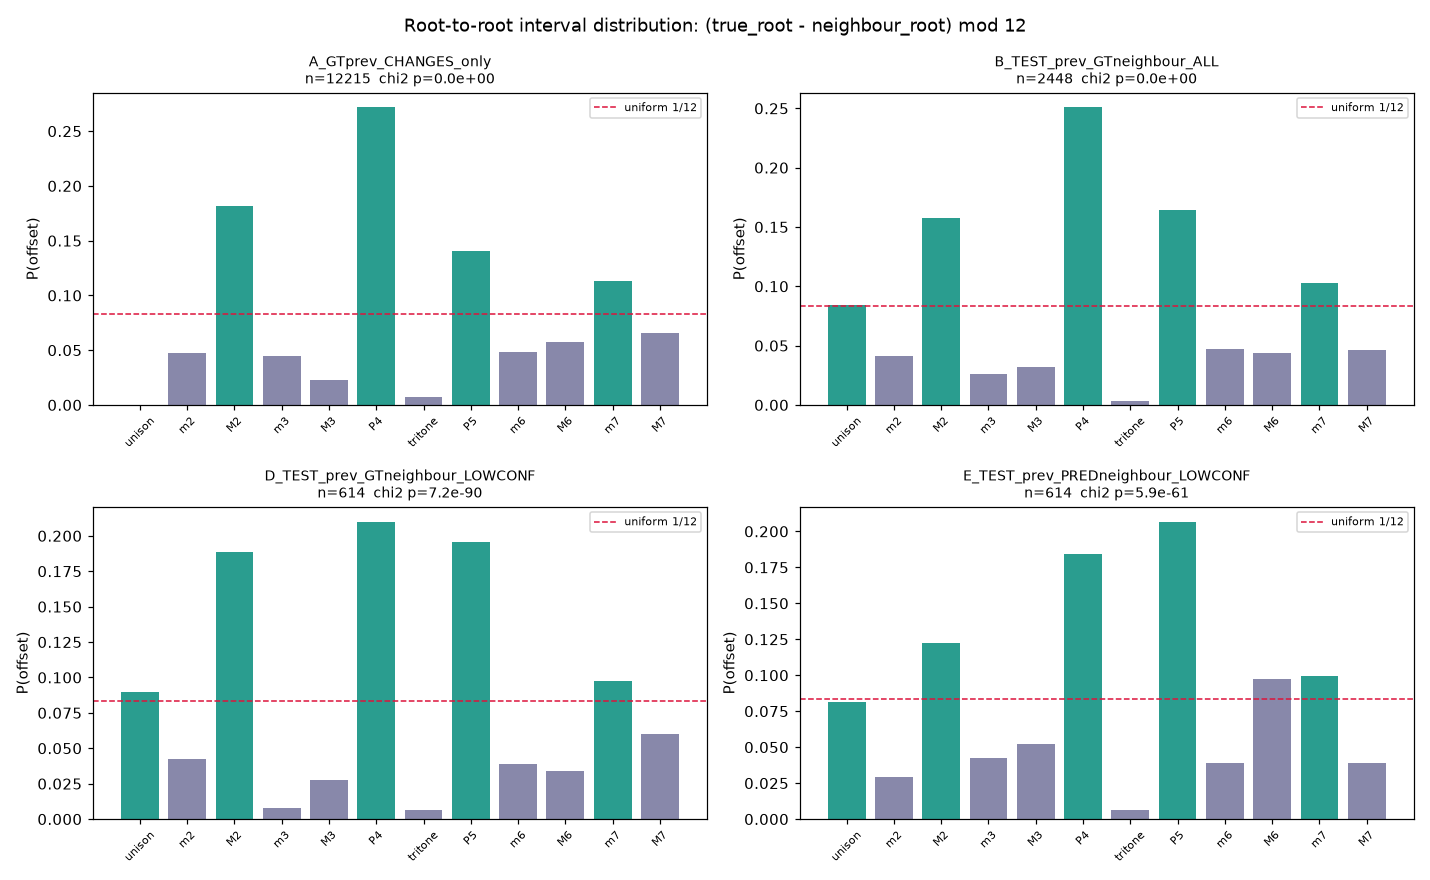

Generate this figure with Python:
"""Premise check (correct version): is root-to-root motion non-uniform?

The prior probe measured only "true root == a neighbour's PREDICTED root"
(31%) -> an IDENTITY test that by construction cannot see voice-leading
(bass rarely repeats pitch). Correct test: the empirical distribution of
(true_root - neighbour_root) mod 12 vs a uniform null over 12 offsets.

Computes for previous & next neighbour, using both GT roots and the root
model's PREDICTED roots, on (a) the full EXACT-match test population and
(b) the bottom-25% calibrated-confidence low-conf subset (same split as
scripts/calibration_root_gate_probe.py).

Read-only. Writes a JSON + a histogram plot.
"""
from __future__ import annotations
import json, sys
from pathlib import Path
import numpy as np
import torch, torch.nn as nn
from scipy.stats import chisquare

REPO = Path(__file__).resolve().parent.parent
sys.path.insert(0, str(REPO)); sys.path.insert(0, str(REPO / "scripts"))
from harmonia.data.corpus_schema import MatchQuality, filter_by_match

CKPT = REPO / "data/models/_eval_only_rwc_bp48_fixed_root_2026_07_16.pt"
CORPUS = REPO / "data/cache/rwc/rwc_bp48_fixed.npz"

# music-theory prior ranking of |offset| by expected frequency (semitones)
THEORY_ORDER = [0, 5, 7, 2, 10, 3, 9, 4, 8, 1, 11, 6]
NAMES = {0:"unison",1:"m2",2:"M2",3:"m3",4:"M3",5:"P4",6:"tritone",
         7:"P5",8:"m6",9:"M6",10:"m7",11:"M7"}


def make_mlp(in_dim, n):
    return nn.Sequential(
        nn.Linear(in_dim, 128), nn.LayerNorm(128), nn.GELU(), nn.Dropout(0.3),
        nn.Linear(128, 64), nn.LayerNorm(64), nn.GELU(), nn.Dropout(0.3),
        nn.Linear(64, n))


def hist12(offsets):
    h = np.bincount(np.asarray(offsets) % 12, minlength=12).astype(float)
    return h


def report(name, offsets, out):
    h = hist12(offsets)
    n = h.sum()
    p = h / n
    chi, pval = chisquare(h)  # vs uniform expectation n/12
    # top-3 offsets by empirical mass
    order = np.argsort(-h)
    top = [(int(o), NAMES[int(o)], float(p[int(o)])) for o in order[:4]]
    print(f"\n=== {name}  (n={int(n)}) ===")
    print(f"  chi-square vs uniform: chi2={chi:.1f}  p={pval:.2e}  "
          f"({'NON-UNIFORM' if pval < 1e-3 else 'uniform-ish'})")
    print("  offset(semi)  name     count    frac    (uniform=%.3f)" % (1/12))
    for o in THEORY_ORDER:
        bar = "#" * int(round(p[o] * 120))
        print(f"   {o:2d}  {NAMES[o]:8s} {int(h[o]):6d}  {p[o]:.3f}  {bar}")
    print(f"  top offsets: {top}")
    # fraction on the 4 dominant harmonic intervals (P4/P5/M2/m7 = fifth-related + step)
    frac_fifths = float(p[5] + p[7])
    frac_steps = float(p[1] + p[2] + p[10] + p[11])
    frac_thirds = float(p[3] + p[4] + p[8] + p[9])
    print(f"  frac P4|P5={frac_fifths:.3f}  steps(m2/M2/m7/M7)={frac_steps:.3f}  "
          f"thirds(m3/M3/m6/M6)={frac_thirds:.3f}  unison={p[0]:.3f}")
    out[name] = {"hist": h.tolist(), "frac": p.tolist(), "chi2": float(chi),
                 "pval": float(pval), "n": int(n),
                 "frac_fifths": frac_fifths, "frac_steps": frac_steps,
                 "frac_thirds": frac_thirds, "frac_unison": float(p[0]),
                 "top": top}
    return h


def main():
    d = torch.load(CKPT, map_location="cpu", weights_only=False)
    c = np.load(CORPUS, allow_pickle=True)
    keep = filter_by_match(c["match"], minimum=MatchQuality.EXACT)
    X = c["feat48_abs"].astype(np.float32)[keep]
    root = c["root"].astype(int)[keep]
    sid = c["song_id"][keep]; t0 = c["t0"][keep]
    test_songs = set(d["test_songs"])
    test_mask = np.isin(sid, list(test_songs))
    train_mask = ~test_mask

    model = make_mlp(48, 12); model.load_state_dict(d["root_model_state"]); model.eval()
    mean = d["root_mean"]; std = d["root_std"]
    with torch.no_grad():
        logits = model(torch.tensor(((X - mean) / std).astype(np.float32))).numpy()
    z = logits - logits.max(1, keepdims=True); e = np.exp(z); post = e / e.sum(1, keepdims=True)
    pred = post.argmax(1); conf = post.max(1)

    out = {}

    # ---- (0) CORPUS-WIDE GT->GT motion over adjacent chord CHANGES (all songs) ----
    prev_off_all, next_off_all = [], []
    prev_off_change, next_off_change = [], []
    for s in sorted(set(sid.tolist())):
        idx = np.where(sid == s)[0]
        idx = idx[np.argsort(t0[idx])]
        r = root[idx]
        for j in range(len(r)):
            if j > 0:
                o = (r[j] - r[j-1]) % 12
                prev_off_all.append(o)
                if o != 0: prev_off_change.append(o)
            if j < len(r)-1:
                o = (r[j] - r[j+1]) % 12
                next_off_all.append(o)
                if o != 0: next_off_change.append(o)
    report("A_GTprev_all_transitions", prev_off_all, out)
    report("A_GTprev_CHANGES_only", prev_off_change, out)
    report("A_GTnext_CHANGES_only", next_off_change, out)

    # ---- (1) TEST-set neighbour offsets, GT neighbour roots ----
    idx_map = {}  # (song ordered) -> local index arrays
    prev_gt, next_gt, prev_pr, next_pr = [], [], [], []
    prev_gt_lc, next_gt_lc, prev_pr_lc, next_pr_lc = [], [], [], []
    # low-conf threshold on test set (bottom 25%)
    thr = np.quantile(conf[test_mask], 0.25)
    for s in sorted(set(sid[test_mask].tolist())):
        idx = np.where(sid == s)[0]
        idx = idx[np.argsort(t0[idx])]
        r = root[idx]; pr = pred[idx]; cf = conf[idx]
        for j in range(len(idx)):
            lc = cf[j] <= thr
            if j > 0:
                prev_gt.append((r[j]-r[j-1]) % 12); prev_pr.append((r[j]-pr[j-1]) % 12)
                if lc: prev_gt_lc.append((r[j]-r[j-1]) % 12); prev_pr_lc.append((r[j]-pr[j-1]) % 12)
            if j < len(idx)-1:
                next_gt.append((r[j]-r[j+1]) % 12); next_pr.append((r[j]-pr[j+1]) % 12)
                if lc: next_gt_lc.append((r[j]-r[j+1]) % 12); next_pr_lc.append((r[j]-pr[j+1]) % 12)

    report("B_TEST_prev_GTneighbour_ALL", prev_gt, out)
    report("C_TEST_prev_PREDneighbour_ALL", prev_pr, out)
    report("D_TEST_prev_GTneighbour_LOWCONF", prev_gt_lc, out)
    report("E_TEST_prev_PREDneighbour_LOWCONF", prev_pr_lc, out)
    report("F_TEST_next_GTneighbour_LOWCONF", next_gt_lc, out)
    report("G_TEST_next_PREDneighbour_LOWCONF", next_pr_lc, out)

    # identity match (reproduce prior number) for sanity
    id_prev = np.mean([1 if o == 0 else 0 for o in prev_pr_lc]) if prev_pr_lc else 0
    id_next = np.mean([1 if o == 0 else 0 for o in next_pr_lc]) if next_pr_lc else 0
    print(f"\n[sanity] identity (offset==0) low-conf: prev_pred={id_prev:.3f} next_pred={id_next:.3f} "
          f"(prior reported 0.31 for prev|next union)")

    (REPO / "scratchpad/root_interval_premise.json").write_text(json.dumps(out, indent=2))
    print("\nwrote scratchpad/root_interval_premise.json")

    # plot
    try:
        import matplotlib
        matplotlib.use("Agg")
        import matplotlib.pyplot as plt
        keys = ["A_GTprev_CHANGES_only", "B_TEST_prev_GTneighbour_ALL",
                "D_TEST_prev_GTneighbour_LOWCONF", "E_TEST_prev_PREDneighbour_LOWCONF"]
        fig, axes = plt.subplots(2, 2, figsize=(13, 8))
        for ax, k in zip(axes.ravel(), keys):
            fr = np.array(out[k]["frac"])
            colors = ["#2a9d8f" if o in (0,5,7,2,10) else "#8888aa" for o in range(12)]
            ax.bar(range(12), fr, color=colors)
            ax.axhline(1/12, ls="--", c="crimson", lw=1, label="uniform 1/12")
            ax.set_title(f"{k}\nn={out[k]['n']}  chi2 p={out[k]['pval']:.1e}", fontsize=9)
            ax.set_xticks(range(12)); ax.set_xticklabels([NAMES[o] for o in range(12)], rotation=45, fontsize=7)
            ax.set_ylabel("P(offset)")
            ax.legend(fontsize=7)
        fig.suptitle("Root-to-root interval distribution: (true_root - neighbour_root) mod 12", fontsize=12)
        fig.tight_layout()
        fig.savefig(REPO / "scratchpad/root_interval_premise.png", dpi=110)
        print("wrote scratchpad/root_interval_premise.png")
    except Exception as ex:
        print("plot skipped:", ex)


if __name__ == "__main__":
    main()
